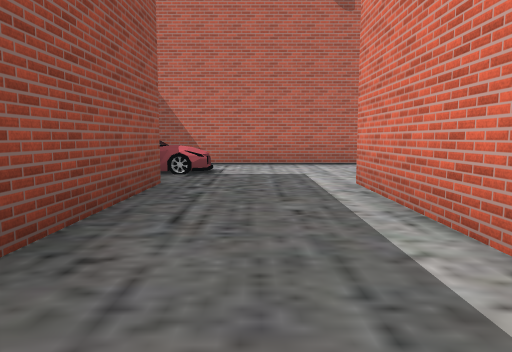
[1] (above)

21 first-person views from a walk through a 3-D level made in the Unity game engine. The camera is 1.2 m above the floor, tilts 6° down and sees 70° across. The floor is counted in squares, 2 m on a side. Each view is taken from the middle of a square. On the plan, view 1 faces up. The plan holds only what a view shows up to about 10 squares ahead; the rest is blank. The place goes on beyond the plan. Some surface patterns are stand-ins.

[2]
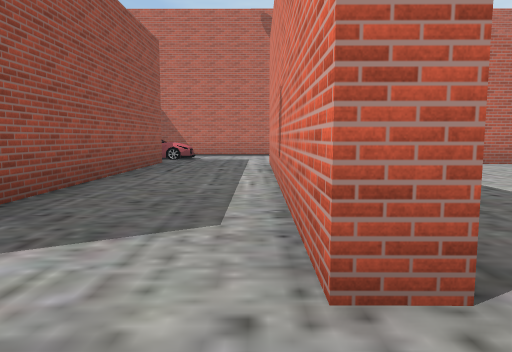

[3]
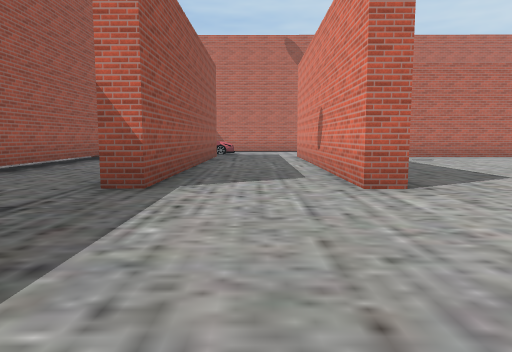

[4]
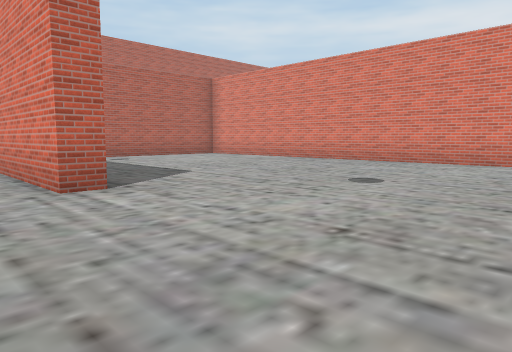

[5]
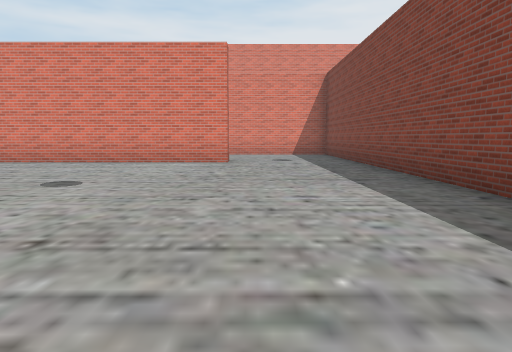

[6]
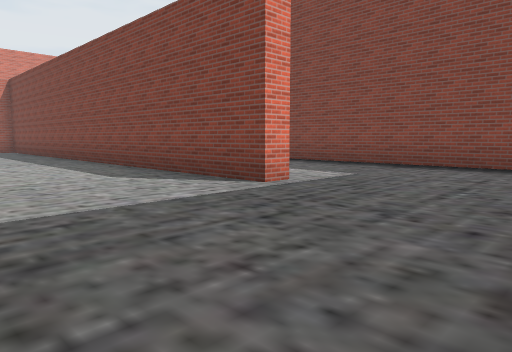

[7]
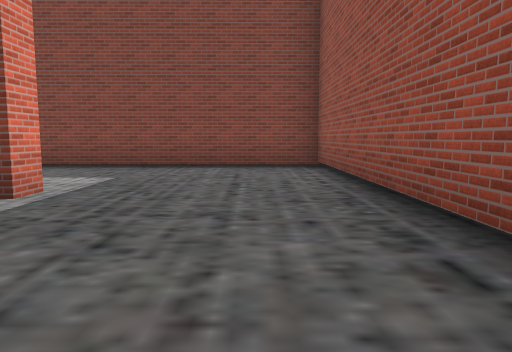

[8]
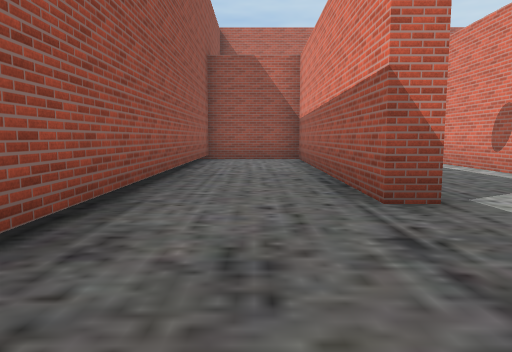

[9]
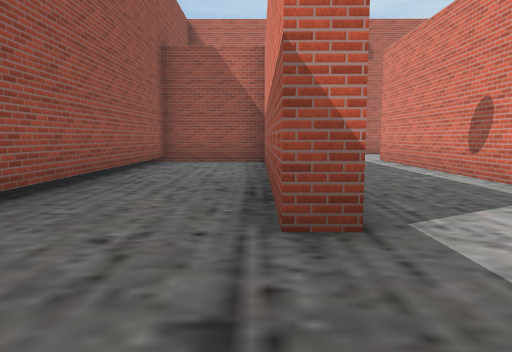

[10]
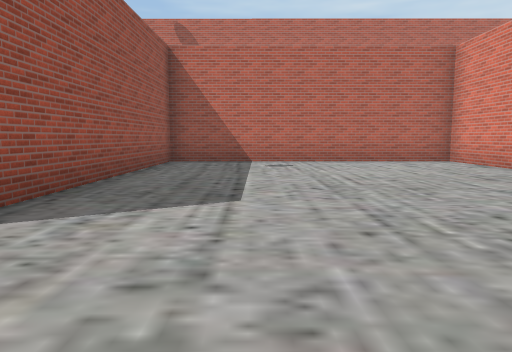

[11]
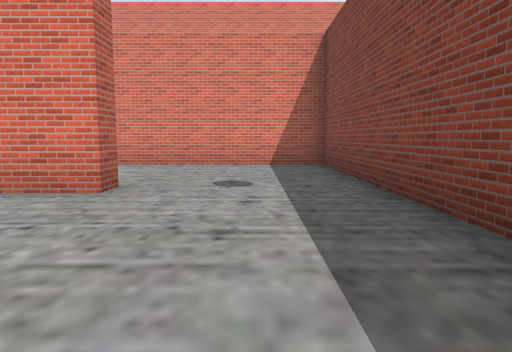

[12]
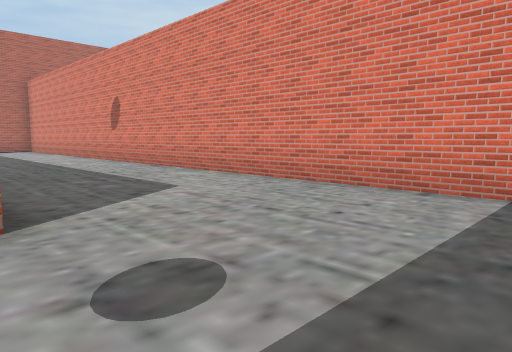

[13]
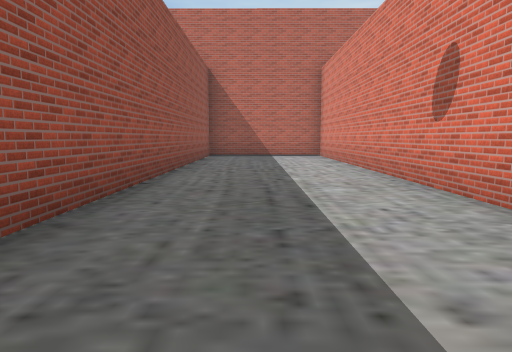

[14]
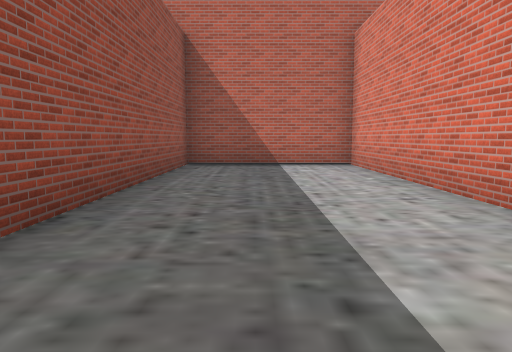

[15]
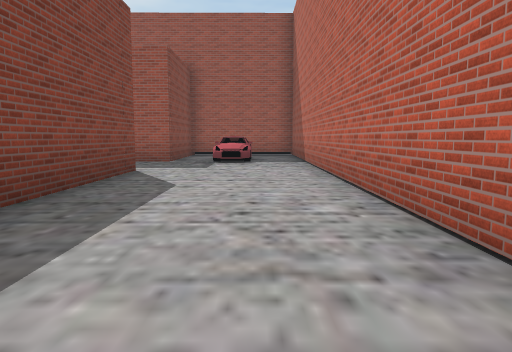

[16]
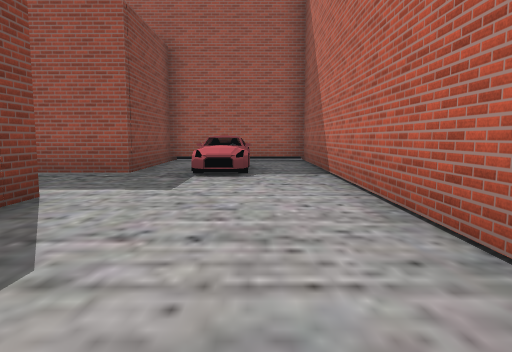

[17]
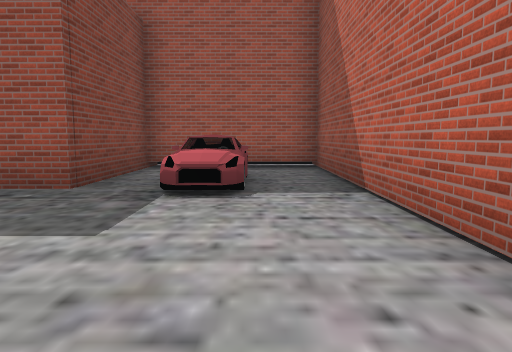

[18]
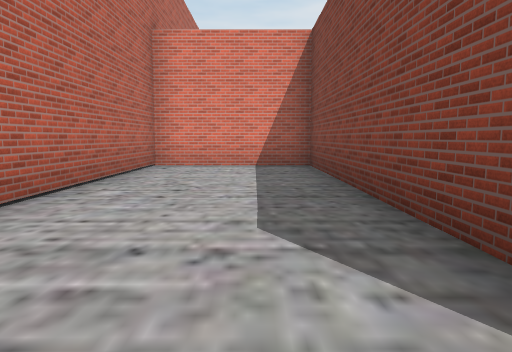

[19]
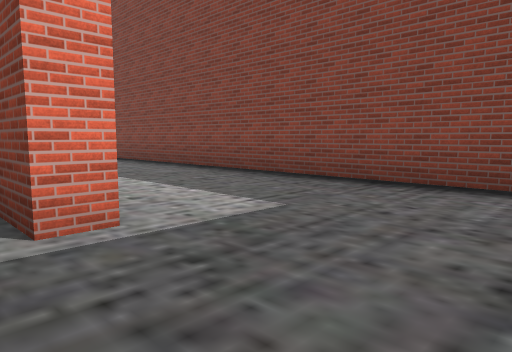

[20]
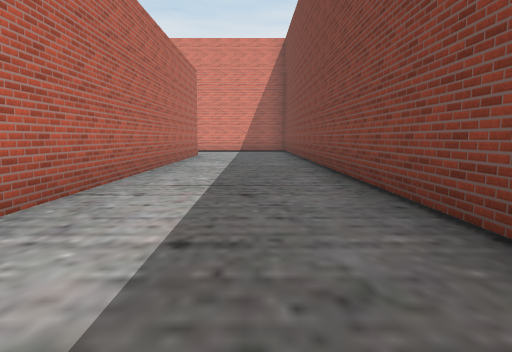

[21]
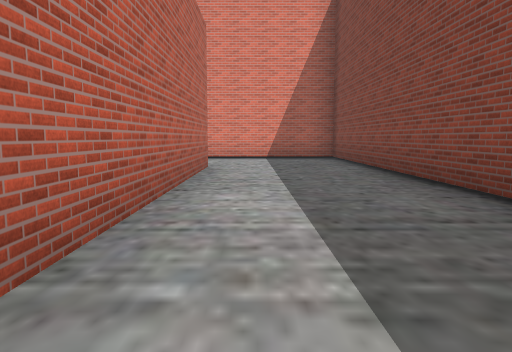

### Floor plan
Points are (right, up) in squares from view 1. A wall is a line through its corners. A room is listed if a view was taken in it or the views show most of it. See-through windows are left out.
Room 1 (views 1, 15, 16, 17, 18)
walls: (1.3, -2.7) (1.3, 4.8) (8.9, 4.8) (8.9, 8.2) (-4.4, 8.2) (-4.3, 4.8) (-1.3, 4.8) (-1.3, -2.7)
ways out: opening at (0.5, -3) to room 2
objects: other object (-2, 7)
Room 2 (views 2, 3, 4, 5, 6, 7, 8, 9, 10, 11, 12, 13, 14, 19, 20, 21)
walls: (9.5, -6.3) (9, -6.3) (8.9, -0.6); (1.8, -2.7) (1.3, -2.7); (8.9, 2) (8.9, 4.3) (1.8, 4.3) (1.8, -1.9); (-1.3, -2.7) (-1.8, -2.7) (-1.8, 4.3) (-4.3, 4.3) (-4.3, -4.2); (-0.6, -10.1) (-0.6, -9.6) (13.2, -9.5) (13.1, 8.2) (9.5, 8.2) (9.5, -1.9); (13.6, -10) (3.7, -10.1); (-4.3, -7.7) (-4.3, -13.5) (16.2, -13.2)
ways out: opening at (0.5, -3) to room 1

Positions as (right, up) in squares from view 1, and headings:
1: (0, 0), facing up
2: (1, -4), facing up
3: (0, -7), facing up
4: (0, -7), facing up-right
5: (0, -7), facing right
6: (-4, -6), facing down-right
7: (-3, -6), facing down
8: (-3, -6), facing up
9: (-2, -5), facing up
10: (4, -5), facing up
11: (5, -8), facing right
12: (9, -9), facing up-right
13: (11, -4), facing up
14: (11, 0), facing up
15: (8, 7), facing left
16: (5, 7), facing left
17: (3, 7), facing left
18: (1, 6), facing right
19: (-3, -9), facing down-right
20: (1, -12), facing right
21: (6, -11), facing right
